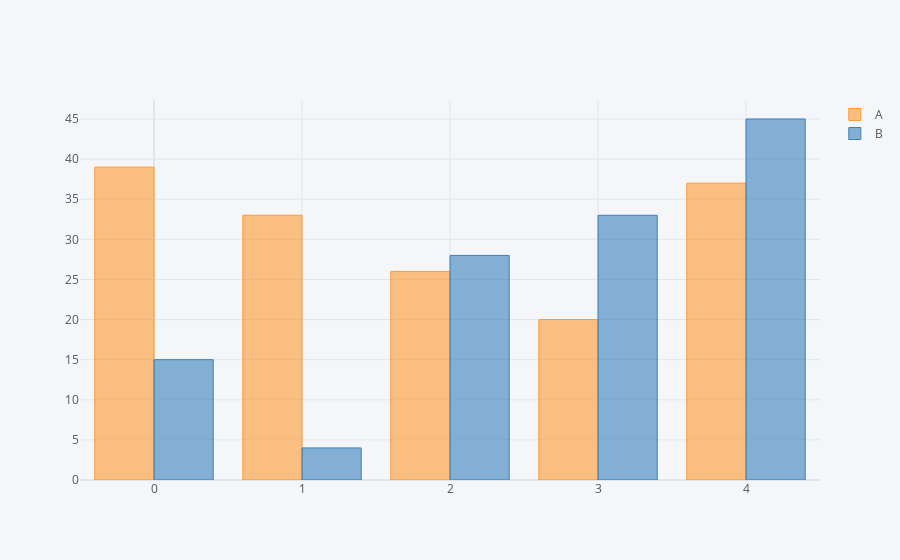

The code cell stored with this chart in its notebook:
### Markdown cell above
# bar

### Code cell
df2.iplot(kind = "bar")

### Figure 1 — Plotly figure (JSON) as saved in the notebook; plotly's stock layout.template omitted (floating-point values rounded to 4 significant figures)
{"data": [{"marker": {"color": "rgba(255, 153, 51, 0.6)", "line": {"color": "rgba(255, 153, 51, 1.0)", "width": 1}}, "name": "A", "orientation": "v", "text": "", "type": "bar", "x": [0, 1, 2, 3, 4], "y": [39, 33, 26, 20, 37]}, {"marker": {"color": "rgba(55, 128, 191, 0.6)", "line": {"color": "rgba(55, 128, 191, 1.0)", "width": 1}}, "name": "B", "orientation": "v", "text": "", "type": "bar", "x": [0, 1, 2, 3, 4], "y": [15, 4, 28, 33, 45]}], "layout": {"legend": {"bgcolor": "#F5F6F9", "font": {"color": "#4D5663"}}, "paper_bgcolor": "#F5F6F9", "plot_bgcolor": "#F5F6F9", "title": {"font": {"color": "#4D5663"}}, "xaxis": {"gridcolor": "#E1E5ED", "showgrid": true, "tickfont": {"color": "#4D5663"}, "title": {"font": {"color": "#4D5663"}, "text": ""}, "zerolinecolor": "#E1E5ED"}, "yaxis": {"gridcolor": "#E1E5ED", "showgrid": true, "tickfont": {"color": "#4D5663"}, "title": {"font": {"color": "#4D5663"}, "text": ""}, "zerolinecolor": "#E1E5ED"}}}
